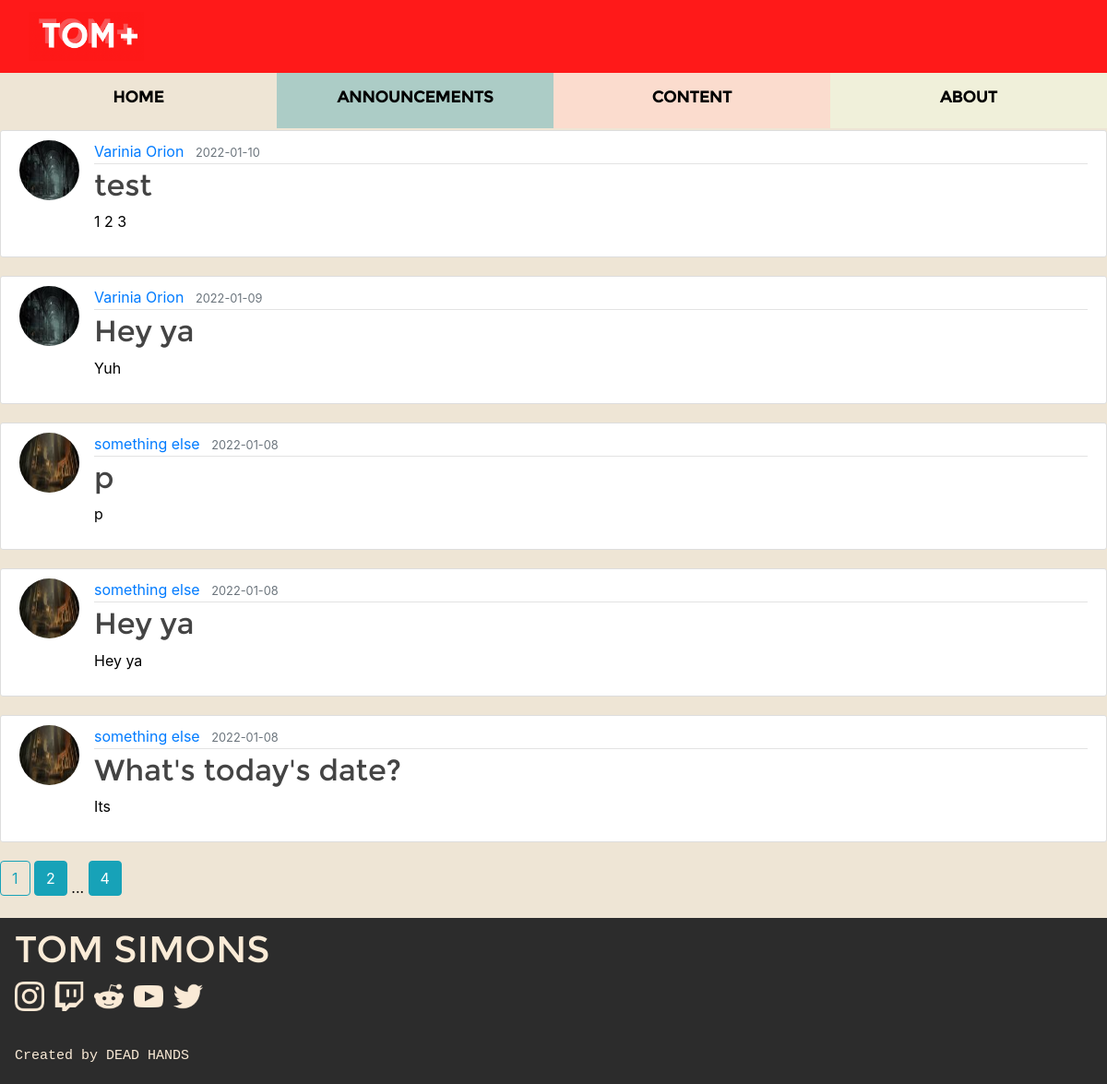
Before: /announcements with the older database file.
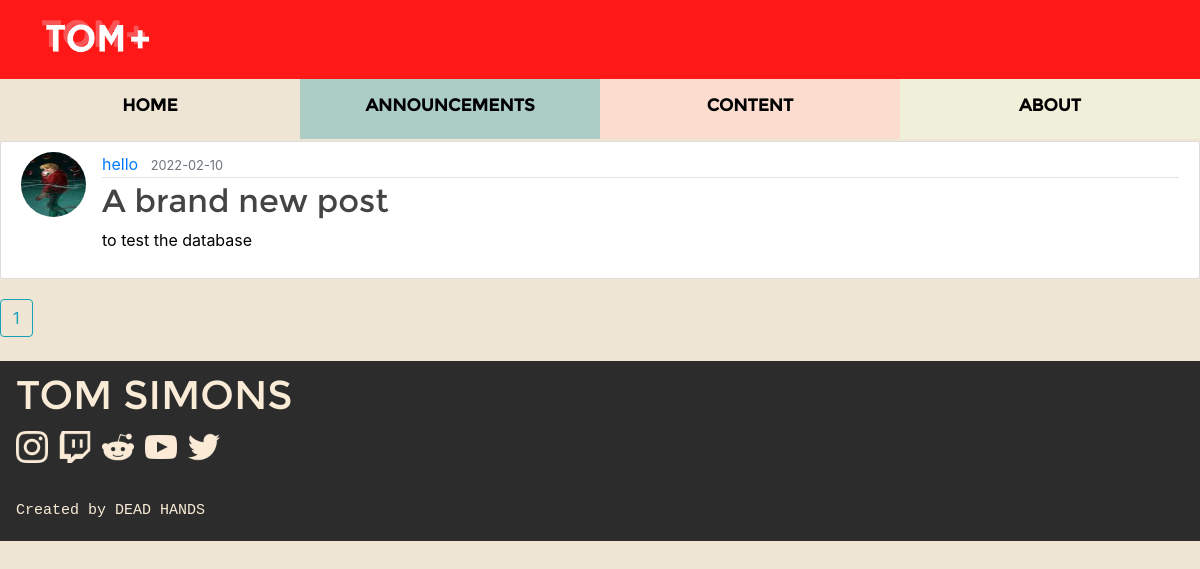
After: the same page with the newer database file.
### tomplus/models.py (models this page shows, shortened)
class Post(db.Model):
    id = db.Column(db.Integer, primary_key=True)
    title = db.Column(db.String(100), nullable=False)
    date_posted = db.Column(db.DateTime, nullable=False, default=datetime.utcnow)
    content = db.Column(db.Text, nullable=False)
    user_id = db.Column(db.Integer, db.ForeignKey('user.id'), nullable=False)

class User(db.Model, UserMixin):
    id = db.Column(db.Integer, primary_key=True)
    username = db.Column(db.String(20), unique=True, nullable=False)
    email = db.Column(db.String(120), unique=True, nullable=False)
    image_file = db.Column(db.String(20), nullable=False, default='default.jpg')
    password = db.Column(db.String(60), nullable=False)
    posts = db.relationship('Post', backref='author', lazy=True)

### tomplus/main/routes.py (the view)
@main.route("/announcements")
def announcements():
    page = request.args.get('page', 1, type=int)
    posts = Post.query.order_by(Post.date_posted.desc()).paginate(page=page, per_page=5)
    return render_template('main/announcements.html', posts=posts, title='Announcements')

### tomplus/templates/main/announcements.html
{% extends "bases/base_home.html" %}
{% block content %}
    {% for post in posts.items %}
        <article class="media content-section">
        <img class="rounded-circle article-img" src="{{ url_for('static', filename='profile_pics/' + post.author.image_file) }}">
          <div class="media-body">
            <div class="article-metadata">
              <a class="mr-2" href="{{ url_for('users.user_posts', username=post.author.username) }}">{{ post.author.username }}</a>
              <small class="text-muted">{{ post.date_posted.strftime('%Y-%m-%d') }}</small>
            </div>
            <h2><a class="article-title" href="{{ url_for('posts.post', post_id=post.id) }}">{{ post.title }}</a></h2>
            <p class="article-content">{{ post.content }}</p>
          </div>
        </article>
    {% endfor %}
    {% for page_num in posts.iter_pages(left_edge=1, right_edge=1, left_current=1, right_current=2) %}
        {% if page_num %}
          {% if posts.page == page_num %}
            <a class="btn btn-outline-info mb-4" href="{{ url_for('main.announcements', page=page_num) }}">{{ page_num }}</a>
          {% else %}
            <a class="btn btn-info mb-4" href="{{ url_for('main.announcements', page=page_num) }}">{{ page_num }}</a>
          {% endif %}
        {% else %}
          ...
        {% endif %}
    {% endfor %}
{% endblock content %}

### tomplus/templates/bases/base_home.html (shortened to what this page needs)
<!DOCTYPE html>
<html>
    <head>
      <link rel="stylesheet" href="https://maxcdn.bootstrapcdn.com/bootstrap/4.0.0/css/bootstrap.min.css">
      <link rel="stylesheet" type="text/css" href="{{ url_for('static', filename='main.css')}}">
      <link rel="stylesheet" type="text/css" href="{{ url_for('static', filename='home.css')}}">
    </head>
    <body style="background-color: #eee5d5;">
      <header class="site-header">
        <nav class="navbar navbar-default navbar-expand-md fixed-top" style="background-color:#FF1919;">
          <div class="container-fluid">
            <div class="navbar-header navbar-left">
              <a class="navbar-brand" href="{{ url_for('main.home') }}">
                <img class="banner-image" alt="Brand" style="max-height: 53px;" src="{{ url_for('static', filename='site_images/TOM_logo_3.png') }}">
              </a>
            </div>
          </div>
        </nav>
      </header>
      <main role="main" class="container">
        <div class="row">
          <div class="col-md-8">
          </div>
        </div>
      </main>
      <a class="col-md-3 selection-tab btn btn-default br-0" href="{{ url_for('main.home') }}"
      id="Home">HOME</a>
      <a class="col-md-3 selection-tab btn btn-default br-0" href="{{ url_for('main.announcements') }}"
      id="Announcements">ANNOUNCEMENTS</a>
      <a class="col-md-3 selection-tab btn btn-default br-0" href="{{ url_for('main.content') }}"
      id="Content">CONTENT</a>
      <a class="col-md-3 selection-tab btn btn-default br-0" href="{{ url_for('main.about') }}"
      id="About">ABOUT</a>
      {% block content %}{% endblock %}
      <div style="background-color: #2c2c2c; height:180px;">
        <div class="ml-3" style="padding-top: 10px;">
          <h1>
            TOM SIMONS
            <div>
              <a href="https://www.instagram.com/tommyinnit/"><img src="{{ url_for('static', filename='site_images/instagram_icon.png') }}" width="32px"></a>
              <a href="https://www.twitch.tv/tommyinnit"><img src="{{ url_for('static', filename='site_images/twitch_icon.png') }}" width="32px" href=""></a>
              <a href="https://www.reddit.com/r/tommyinnit/"><img src="{{ url_for('static', filename='site_images/reddit_icon.png') }}" width="32px" href=""></a>
              <a href="https://www.youtube.com/c/TommyInnit"><img src="{{ url_for('static', filename='site_images/youtube_icon.png') }}" width="32px" href=""></a>
              <a href="https://twitter.com/tommyinnit"><img src="{{ url_for('static', filename='site_images/twitter_icon.png') }}" width="32px" href=""></a>
            </div>
          </h1>
            <p style="padding-top: 25px; color: antiquewhite; font-family: monospace; font-size: 15px;">Created by <a href="https://www.youtube.com/channel/UCGF6Z9CgXHrydlbUKfUjQwQ" style="color:antiquewhite">DEAD HANDS</a></p>
        </div>
      </div>
  </body>
</html>

### tomplus/static/main.css (style rules this page uses)
body { background-color: black; height: 100%; margin: 0; color: black; margin-top: 5rem; }
.banner-image { max-width: 125px; }
h1, h2, h3, h4, h5, h6 { color: antiquewhite; }
.content-section { background: #ffffff; padding: 10px 20px; border: 1px solid #dddddd; border-radius: 3px; margin-bottom: 20px; }
.article-title { color: #444444; }
.article-content { white-space: pre-line; }
.article-img { height: 65px; width: 65px; margin-right: 16px; }
.article-metadata { padding-bottom: 1px; margin-bottom: 4px; border-bottom: 1px solid #e3e3e3 }

### tomplus/static/home.css (style rules this page uses)
body { color: black; }
h1, h2, h3 { color: antiquewhite; font-family: Montserrat; }
#Home { background-color: #eee5d5; }
#Announcements { background-color: #acccc6; }
#Content { background-color: #fbdcce; }
#About { background-color: #f0f0da; }
.selection-tab { background-color: #f0f0da; color: black; font-family: Montserrat; font-weight: bold; overflow-x: hidden; float: left; border: none; outline: none; cursor: pointer; margin: 0; height: 60px; width: 25%; padding: 14px 16px; top: -2px; z-index: 5; font-size: 17px; }
.br-0 { border-radius: 0; }

Changed rows visible on the page:
removed Post: image_file (picture), author.username "Varinia Orion", date_posted "2022-01-10", title "test", content "1 2 3"
removed Post: image_file (picture), author.username "Varinia Orion", date_posted "2022-01-09", title "Hey ya", content "Yuh"
removed Post: image_file (picture), author.username "something else", date_posted "2022-01-08", title "p", content "p"
removed Post: image_file (picture), author.username "something else", date_posted "2022-01-08", title "Hey ya", content "Hey ya"
removed Post: image_file (picture), author.username "something else", date_posted "2022-01-08", title "What's today's date?", content "Its"
now on this page (row edited): Post: image_file (picture), author.username "hello", date_posted "2022-02-10", title "A brand new post", content "to test the database"
Other visible differences:
list line gone: "2"
list line gone: "4"
